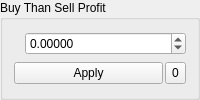
    <widget class="QGroupBox" name="groupBox_4">
     <property name="sizePolicy">
      <sizepolicy hsizetype="Preferred" vsizetype="Maximum">
       <horstretch>0</horstretch>
       <verstretch>0</verstretch>
      </sizepolicy>
     </property>
     <property name="accessibleName">
      <string>TR00038</string>
     </property>
     <property name="title">
      <string>Buy Than Sell Profit</string>
     </property>
     <layout class="QGridLayout" name="gridLayout_16">
      <property name="horizontalSpacing">
       <number>2</number>
      </property>
      <item row="1" column="0" colspan="2">
       <widget class="QPushButton" name="buyTotalBtcAllIn_2">
        <property name="sizePolicy">
         <sizepolicy hsizetype="Preferred" vsizetype="Fixed">
          <horstretch>0</horstretch>
          <verstretch>0</verstretch>
         </sizepolicy>
        </property>
        <property name="minimumSize">
         <size>
          <width>60</width>
          <height>0</height>
         </size>
        </property>
        <property name="maximumSize">
         <size>
          <width>16777215</width>
          <height>16777215</height>
         </size>
        </property>
        <property name="accessibleName">
         <string>TR00039</string>
        </property>
        <property name="text">
         <string>Apply</string>
        </property>
       </widget>
      </item>
      <item row="0" column="0">
       <widget class="QLabel" name="usdLabel72">
        <property name="sizePolicy">
         <sizepolicy hsizetype="Maximum" vsizetype="Preferred">
          <horstretch>0</horstretch>
          <verstretch>0</verstretch>
         </sizepolicy>
        </property>
        <property name="font">
         <font>
          <pointsize>11</pointsize>
          <weight>50</weight>
          <bold>false</bold>
         </font>
        </property>
        <property name="styleSheet">
         <string notr="true">color: darkgreen</string>
        </property>
        <property name="text">
         <string/>
        </property>
        <property name="alignment">
         <set>Qt::AlignCenter</set>
        </property>
       </widget>
      </item>
      <item row="0" column="1" colspan="2">
       <widget class="QDoubleSpinBox" name="profitLossSpinBox">
        <property name="sizePolicy">
         <sizepolicy hsizetype="Preferred" vsizetype="Fixed">
          <horstretch>0</horstretch>
          <verstretch>0</verstretch>
         </sizepolicy>
        </property>
        <property name="minimumSize">
         <size>
          <width>100</width>
          <height>0</height>
         </size>
        </property>
        <property name="styleSheet">
         <string notr="true"/>
        </property>
        <property name="alignment">
         <set>Qt::AlignLeading|Qt::AlignLeft|Qt::AlignVCenter</set>
        </property>
        <property name="readOnly">
         <bool>false</bool>
        </property>
        <property name="buttonSymbols">
         <enum>QAbstractSpinBox::UpDownArrows</enum>
        </property>
        <property name="prefix">
         <string/>
        </property>
        <property name="decimals">
         <number>5</number>
        </property>
        <property name="minimum">
         <double>-999999999.000000000000000</double>
        </property>
        <property name="maximum">
         <double>999999999.000000000000000</double>
        </property>
       </widget>
      </item>
      <item row="1" column="2">
       <widget class="QToolButton" name="zeroBuyThanSellProfit">
        <property name="sizePolicy">
         <sizepolicy hsizetype="Maximum" vsizetype="Preferred">
          <horstretch>0</horstretch>
          <verstretch>0</verstretch>
         </sizepolicy>
        </property>
        <property name="text">
         <string>0</string>
        </property>
       </widget>
      </item>
     </layout>
    </widget>
